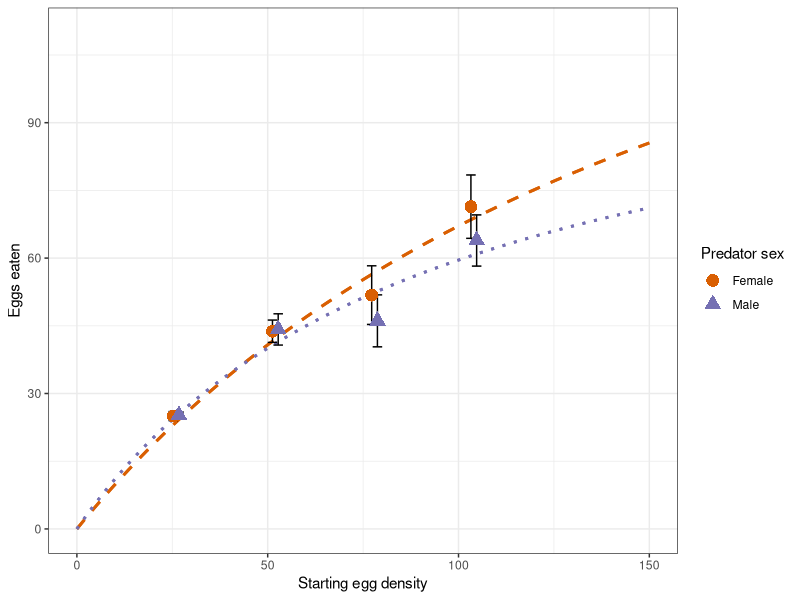
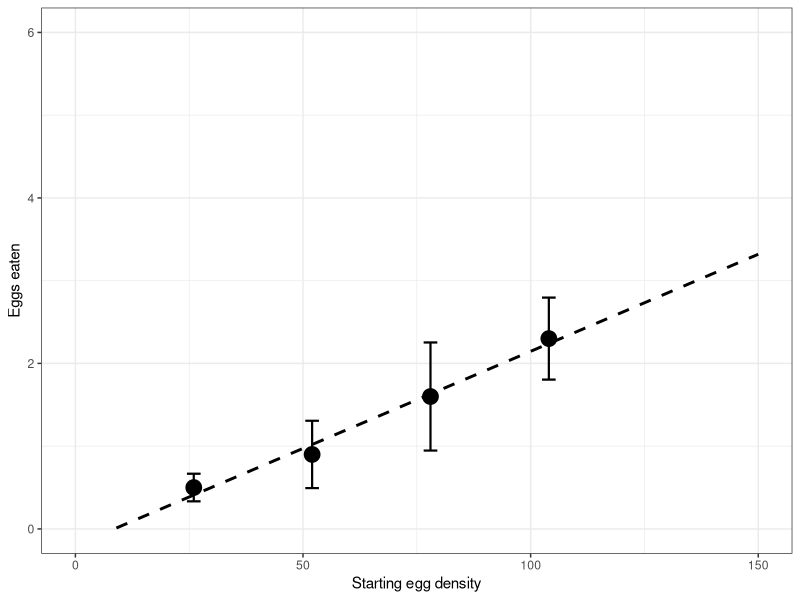
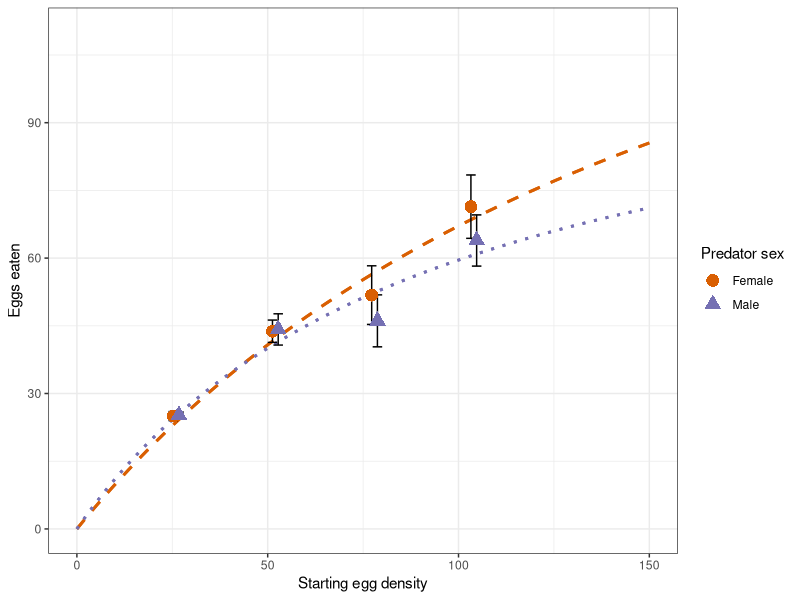

Here is the R script that generated these plots, in order: (Note: this script raises an error after producing the figures.)
# Functional response of four predator species to varied densities of stink bug eggs

#bring data in
Cricket<-read.csv(file="Cricket.csv", header=T)
Orius<-read.csv(file="Orius.csv", header=T)
Grasshopper<-read.csv(file="Grasshopper.csv", header=T)
Katydid<-read.csv(file="Katydid.csv", header=T)

#create subsets as necessary for each species- by sex 
Cricket.F<-Cricket[which(Cricket$predator_sex=="Female"),]
Cricket.M<-Cricket[which(Cricket$predator_sex=="Male"),]


#we're going to use the approach of a two stage analysis. Basically, step one is determine
#what the response is, then step 2 is fit the data to the appropriate response and build a plot

#step 1- find out the fit

# fit to Juilano 2001 model to determine type of functional response for each species (by sex)
# juliano created an nth order logistic equation to model the relationship between the number
# of prey consumed and the initial prey density. It should be sufficient to take this model 
# just to cubic form, and if the fit is poor from there, reduce the order.
# The way this fit is used, if the linear coefficient (P1) is negative
# then we consider the functional response to be of type II, but if it's positive
# then the functional response is type III. If P1 is not significant, reduce the order 
# (ie set P3 to zero) and refit.

#first chose some starting values for the coefficients we're trying to estimate

P0<-0
P1<-0
P2<-0
P3<-0

Cricket.F.fit<-nls(Pconsumed~
                     exp(P0+
                           P1*eggs_start+
                           P2*eggs_start^2+
                           P3*eggs_start^3)/(
                             1+exp(P0+
                                     P1*eggs_start+
                                     P2*eggs_start^2+
                                     P3*eggs_start^3)), 
                   start=list(P0=P0, P1=P1, P2=P2, P3=P3),
                   data=Cricket.F)

summary(Cricket.F.fit)

#this results in a non-significant value for P1. Let's refit without the 3rd order
#polynomial
Cricket.F.fit<-nls(Pconsumed~
                     exp(P0+
                           P1*eggs_start+
                           P2*eggs_start^2)/(
                             1+exp(P0+
                                     P1*eggs_start+
                                     P2*eggs_start^2)), 
                   start=list(P0=P0, P1=P1, P2=P2),
                   data=Cricket.F)

summary(Cricket.F.fit)

#this analysis results in weak evidence for a type II functional response among 
# female crickets (P<0.1)- so it's probably a type II response, but variable data-
# we'll see more when we fit the type II equation and plot the data

#let's look at cricket males


Cricket.M.fit<-nls(Pconsumed~
                     exp(P0+
                           P1*eggs_start+
                           P2*eggs_start^2+
                           P3*eggs_start^3)/(
                             1+exp(P0+
                                     P1*eggs_start+
                                     P2*eggs_start^2+
                                     P3*eggs_start^3)), 
                   start=list(P0=P0, P1=P1, P2=P2, P3=P3),
                   data=Cricket.M)

summary(Cricket.M.fit)

#once again, a non-significant value for P1, so we'll reduce the complexity of the polynomial

Cricket.M.fit<-nls(Pconsumed~
                     exp(P0+
                           P1*eggs_start+
                           P2*eggs_start^2)/(
                             1+exp(P0+
                                     P1*eggs_start+
                                     P2*eggs_start^2)), 
                   start=list(P0=P0, P1=P1, P2=P2),
                   data=Cricket.M)

summary(Cricket.M.fit)

#significant negative P1! We have a type II

###
# step 2- fit the functional response

#fit curve of relevant type to determine consumption rate as a function of egg density

# to define the functional response, we can either fit the Holling disc equation. We'll assume 
# type II responses for now, and refit if necessary, but type II responses are generally more 
#in lab experiments

#Because the experiment allowed prey to become depleted without replacement, the appropriate
#model to fit in the context here is Rogers (1972) random predator equation. This takes the
# form Ne=N0*(1-exp(a(Th*Ne-a))) for a type II. HOWEVER! This model in general has poorer
#empirical fit than the Holling's disc equation, so we'll fit both, and let the data tell us
#how to proceed. Note that 1/Th is the asymptote of the curve

#Whatever the model, we're trying to find the values for a, attack rate, and Th, handling time
#so we need starting values


a<-1
Th<-0

#fit the random predator equation
Cricket.F.random<-nls(eggs_eaten~eggs_start*(1-exp(a*(Th*eggs_eaten-1))), 
                      start=list(a=a,Th=Th),
                      data=Cricket.F)

summary(Cricket.F.random)
AIC(Cricket.F.random)

#fit the Holling's disc equation

Cricket.F.holling<-nls(eggs_eaten~eggs_start*a /(1+a*Th*eggs_start), 
                      start=list(a=a,Th=Th),
                      data=Cricket.F)

summary(Cricket.F.holling)
AIC(Cricket.F.holling)

#and what we find here is the Random predator equation has a better fit (ie it has a smaller AIC)
#but it doesn't produce a significant coefficient

#but we'd like an estimate of the asymptote anyway, so let's use the Holling model

Cricket.F.asymptote<-1/(summary(Cricket.F.holling)$coefficients[2,1])
Cricket.F.asymptote
#propagate the error
Cricket.F.asymptote.se<-Cricket.F.asymptote^2*summary(Cricket.F.holling)$coefficients[2,2]
Cricket.F.asymptote.se

######
#repeat this analysis with cricket males

#fit the random predator equation
Cricket.M.random<-nls(eggs_eaten~eggs_start*(1-exp(a*(Th*eggs_eaten-1))), 
                      start=list(a=a,Th=Th),
                      data=Cricket.M)

summary(Cricket.M.random)
AIC(Cricket.M.random)

#fit the Holling's disc equation

Cricket.M.holling<-nls(eggs_eaten~eggs_start*a /(1+a*Th*eggs_start), 
                       start=list(a=a,Th=Th),
                       data=Cricket.M)

summary(Cricket.M.holling)
AIC(Cricket.M.holling)

#and what we find here is the Random predator equation has a better fit (ie it has a smaller AIC)
#but it doesn't produce a significant coefficient

#but we'd like an estimate of the asymptote anyway, so let's use the Holling model

Cricket.M.asymptote<-1/(summary(Cricket.M.holling)$coefficients[2,1])
Cricket.M.asymptote
#propagate the error
Cricket.M.asymptote.se<-Cricket.M.asymptote^2*summary(Cricket.M.holling)$coefficients[2,2]
Cricket.M.asymptote.se


#create plots to illustrate fit

#for each taxon, we'll want to have M and F data plotted in the same chart. This means we'll
#need to operate on the full dataset when creating the plot. We want to do this in ggplot2
# and we'll need to create summary data to achieve this

library(plyr)
library(ggplot2)

#choose colors for each sex
# colors from a qualitative pallate from colorbrewer.org, chosen for colorblind friendliness
female<-"#d95f02"
male<-"#7570b3"

#calculate mean and SEM for each treatment
Cricket.summary<-ddply(Cricket, c("predator_sex", "eggs_start"), summarise,
                       mean_eggs_eaten=mean(eggs_eaten), n=length(eggs_eaten),
                       sem=sd(eggs_eaten)/sqrt(n))

#create objects describing functions for plotting our fits
#females
a<-summary(Cricket.F.holling)$coefficients[1,1]
Th<-summary(Cricket.F.holling)$coefficients[2,1]
Cricket.F.func.holling<-function(x)  x*a /(1+a*Th*x)
#males
am<-summary(Cricket.M.holling)$coefficients[1,1]
Thm<-summary(Cricket.M.holling)$coefficients[2,1]
Cricket.M.func.holling<-function(x)  x*am /(1+am*Thm*x)

# The errorbars overlapped, so use position_dodge to move them horizontally
pd <- position_dodge(3) # move them 3 units to the left and right

Cricket.plot<-ggplot(Cricket.summary, aes(x=eggs_start, y=mean_eggs_eaten, 
                                          color=predator_sex, shape=predator_sex))+
  scale_color_manual(values=c(female, male), name="Predator sex")+
  scale_shape_manual(values=c(16,17), name="Predator sex")+
  stat_function(fun=Cricket.F.func.holling, colour=female, size=1, linetype="dashed")+
  stat_function(fun=Cricket.M.func.holling, colour=male, size=1, linetype="dotted")+ 
  geom_errorbar(aes(ymin=mean_eggs_eaten-sem, ymax=mean_eggs_eaten+sem, color=predator_sex), 
               position=pd, color="black", width=5, size=0.5, show.legend=FALSE) +
  xlim(0, 150)+ylim(0,110)+
  xlab("Starting egg density")+ylab("Eggs eaten")+
  geom_point(position=pd, size=4, show.legend=TRUE)+
  theme_bw()+ theme(legend.key=element_rect(colour=NA))
  

Cricket.plot


#save to pdf
pdf("Cricket_fig.pdf", height=4, width=5)
Cricket.plot
dev.off()


##next up ORIUS!!

Orius<-read.csv(file="Orius.csv", header=T)

#step 1- find out the fit
#first chose some starting values for the coefficients we're trying to estimate

P0<-0
P1<-0
P2<-0
P3<-0

Orius.fit<-nls(Pconsumed~
                     exp(P0+
                           P1*eggs_start+
                           P2*eggs_start^2+
                           P3*eggs_start^3)/(
                             1+exp(P0+
                                     P1*eggs_start+
                                     P2*eggs_start^2+
                                     P3*eggs_start^3)), 
                   start=list(P0=P0, P1=P1, P2=P2, P3=P3),
                   data=Orius)

summary(Orius.fit)

#once again, a non-significant value for P1, so we'll reduce the complexity of the polynomial

Orius.fit<-nls(Pconsumed~
                     exp(P0+
                           P1*eggs_start+
                           P2*eggs_start^2)/(
                             1+exp(P0+
                                     P1*eggs_start+
                                     P2*eggs_start^2)), 
                   start=list(P0=P0, P1=P1, P2=P2),
                   data=Orius)

summary(Orius.fit)
#We have a negative, but non-significant value for P1- this suggests there may be a type II functional response
# but data are too variable or do not capture a sufficient range of the relationship to see this clearly.

#we can go on and attempt t fit Holling and Random predator but this probably won't yield a significant result


###
# step 2- fit the functional response

#Whatever the model, we're trying to find the values for a, attack rate, and Th, handling time
#so we need starting values


a<-1
Th<-0

#fit the random predator equation
Orius.random<-nls(eggs_eaten~eggs_start*(1-exp(a*(Th*eggs_eaten-1))), 
                      start=list(a=a,Th=Th),
                      data=Orius)

summary(Orius.random)
AIC(Orius.random)
#fit the Holling's disc equation

Orius.holling<-nls(eggs_eaten~eggs_start*a /(1+a*Th*eggs_start), 
                       start=list(a=a,Th=Th),
                       data=Orius)

summary(Orius.holling)
AIC(Orius.holling)

#and what we find here is the Random predator equation has a better fit (ie it has a smaller AIC) again
#but it doesn't produce a significant coefficient, and Holling's disc has no significant parameters

# in fact, the fit is rough enough that we're not going to get a viable Th or maximum voracity

#so for this, I think a linear response is the best we can do

#let's fit a linear model, for a type I response

orius.linear<-lm(eggs_eaten~eggs_start, data=Orius)

summary(orius.linear)
AIC(orius.linear)

#the AIC also indicates that this is not a great model, but at least there's a significant slope
#so how I'd interpret this is there is density dependance in the response, but it can't be defined
#because either the data are too variable, or an insufficient rance of starting values are covered


#calculate mean and SEM for each treatment
Orius.summary<-ddply(Orius, c("eggs_start"), summarise,
                       mean_eggs_eaten=mean(eggs_eaten), n=length(eggs_eaten),
                       sem=sd(eggs_eaten)/sqrt(n))

#create objects describing functions for plotting our fit- we'll use the linear one because it's the simplest 
#model, and there's no real support for a curvilinear model

b<-summary(orius.linear)$coefficients[1,1]
m<-summary(orius.linear)$coefficients[2,1]
Orius.func.linear<-function(x)  x*m+b #y=mx+b, the linear equation general formula

# The errorbars overlapped, so use position_dodge to move them horizontally
pd <- position_dodge(3) # move them .05 to the left and right

Orius.plot<-ggplot(Orius.summary, aes(x=eggs_start, y=mean_eggs_eaten))+ 
  stat_function(fun=Orius.func.linear, size=1, linetype="dashed")+
  ##stat_function(fun=Orius.func.holling, colour=male, size=1, linetype="dotted")+ 
  geom_errorbar(aes(ymin=mean_eggs_eaten-sem, ymax=mean_eggs_eaten+sem), 
                position=pd, color="black", width=3, size=0.75, show.legend=FALSE) +
  xlim(0, 150)+ylim(0,6.0)+
  xlab("Starting egg density")+ylab("Eggs eaten")+
  geom_point(position=pd, size=5, show.legend=TRUE)+
  theme_bw()+ theme(legend.key=element_rect(colour=NA))

Orius.plot

##Next up Grasshopper!!
Grasshopper<-read.csv(file="Grasshopper.csv", header=T)

#create subsets as necessary for each species- by sex 
Grasshopper.F<-Grasshopper[which(Grasshopper$predator_sex=="Female"),]
Grasshopper.M<-Grasshopper[which(Grasshopper$predator_sex=="Male"),]

#step 1- find out the fit--Juliano

#first chose some starting values for the coefficients we're trying to estimate

P0<-0
P1<-0
P2<-0
P3<-0

Grasshopper.F.fit<-nls(Pconsumed~
                     exp(P0+
                           P1*eggs_start+
                           P2*eggs_start^2+
                           P3*eggs_start^3)/(
                             1+exp(P0+
                                     P1*eggs_start+
                                     P2*eggs_start^2+
                                     P3*eggs_start^3)), 
                   start=list(P0=P0, P1=P1, P2=P2, P3=P3),
                   data=Grasshopper.F)

summary(Grasshopper.F.fit)

#this results in a non-significant value for P1. Let's refit without the 3rd order
#polynomial
Grasshopper.F.fit<-nls(Pconsumed~
                     exp(P0+
                           P1*eggs_start+
                           P2*eggs_start^2)/(
                             1+exp(P0+
                                     P1*eggs_start+
                                     P2*eggs_start^2)), 
                   start=list(P0=P0, P1=P1, P2=P2),
                   data=Grasshopper.F)

summary(Grasshopper.F.fit)

##Skip Grasshopper Female for now, not sure how to continue, no sig negative coefficient

#let's look at Grasshopper males

Grasshopper.M.fit<-nls(Pconsumed~
                     exp(P0+
                           P1*eggs_start+
                           P2*eggs_start^2+
                           P3*eggs_start^3)/(
                             1+exp(P0+
                                     P1*eggs_start+
                                     P2*eggs_start^2+
                                     P3*eggs_start^3)), 
                   start=list(P0=P0, P1=P1, P2=P2, P3=P3),
                   data=Grasshopper.M)

summary(Grasshopper.M.fit)

#once again, a non-significant value for P1, so we'll reduce the complexity of the polynomial

Grasshopper.M.fit<-nls(Pconsumed~
                     exp(P0+
                           P1*eggs_start+
                           P2*eggs_start^2)/(
                             1+exp(P0+
                                     P1*eggs_start+
                                     P2*eggs_start^2)), 
                   start=list(P0=P0, P1=P1, P2=P2),
                   data=Grasshopper.M)

summary(Grasshopper.M.fit)

##Removing the higher order changes P1 from negative to positive and neither are significant
##Instead of moving to step 2 for grasshopper, I will do step 1 for Katydid

###
#Now to Katydid!
Katydid<-read.csv(file="Katydid.csv", header=T)

#step 1- find out the fit
#first chose some starting values for the coefficients we're trying to estimate

P0<-0
P1<-0
P2<-0
P3<-0

Katydid.fit<-nls(Pconsumed~
                     exp(P0+
                           P1*eggs_start+
                           P2*eggs_start^2+
                           P3*eggs_start^3)/(
                             1+exp(P0+
                                     P1*eggs_start+
                                     P2*eggs_start^2+
                                     P3*eggs_start^3)), 
                   start=list(P0=P0, P1=P1, P2=P2, P3=P3),
                   data=Katydid)

summary(Katydid.fit)
###Error when I run this...Katydid.fit not found
#Let's refit without the 3rd order polynomial
Katydid.fit<-nls(Pconsumed~
                         exp(P0+
                               P1*eggs_start+
                               P2*eggs_start^2)/(
                                 1+exp(P0+
                                         P1*eggs_start+
                                         P2*eggs_start^2)), 
                       start=list(P0=P0, P1=P1, P2=P2),
                       data=Katydid)

summary(Katydid.fit)
##Same error when I run the lower order model...Katydid.fit not found
